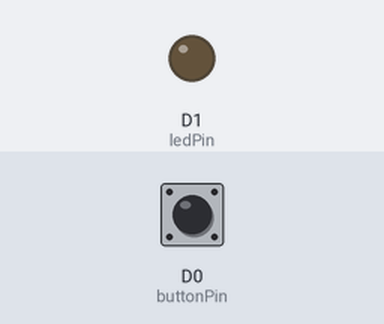
The sketch below on a simulated Particle Photon. On the bench: output pins drawn as LEDs (lit = HIGH). Inputs (shaded band) come from the test bench; at power-on: D0 (buttonPin) HIGH.

Above: at 1.2 s.
1.3 s: D0 (buttonPin) pulled LOW for 0.15 s
At 2.7 s:
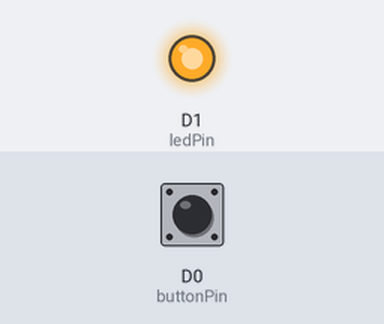
3.0 s: D0 (buttonPin) pulled LOW for 1 s
At 3.8 s:
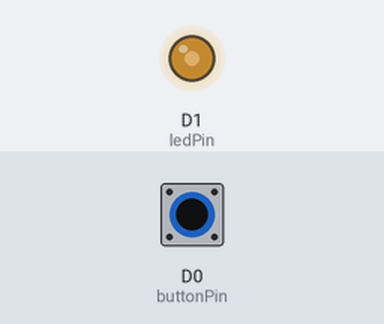
5.5 s: D0 (buttonPin) pulled LOW for 3.2 s
At 9.6 s:
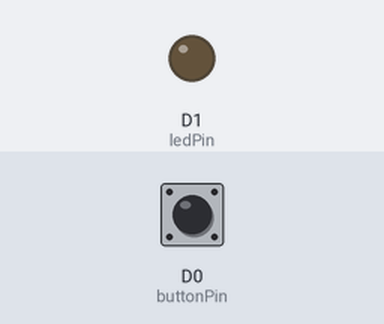
Timing chart, 0 to 11.1 s (numbered marks = the images above; inputs shaded):
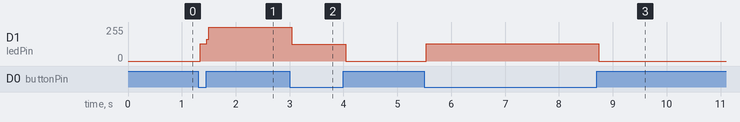

The sketch:

PushbuttonLEDToggle.ino
```cpp
// We will be using D1 to control our LED
int ledPin = D1;

// Our button wired to D0
int buttonPin = D0;

// store the current state of the light
int ledState = LOW;

void setup()
{

  // For input, we define the
  // pushbutton as an input-pullup
  // this uses an internal pullup resistor
  // to manage consistent reads from the device

  pinMode( buttonPin , INPUT_PULLUP); // sets pin as input

  // We also want to use the LED

  pinMode( ledPin , OUTPUT ); // sets pin as output

  // Share the LED state
  Particle.variable( "ledState", &ledState, INT );

}

void loop()
{
   // find out if the button is pushed
   // or not by reading from it.
   int buttonState = digitalRead( buttonPin );

  // remember that we have wired the pushbutton to
  // ground and are using a pulldown resistor
  // that means, when the button is pushed,
  // we will get a LOW signal
  // when the button is not pushed we'll get a HIGH

  // let's use that to set our LED on or off

  // Now let's toggle this

  // if the button is pushed...
  if( buttonState == LOW )
  {
      // if the lED is currently off
      if( ledState == LOW ){
        // turn it on
        digitalWrite( ledPin, HIGH);
        // and set the state
        ledState = HIGH;
      }else{
        // otherwise
        // turn it off
        digitalWrite( ledPin, LOW);
        // and set the state
        ledState = LOW;

      }

  }

}
```

Measured:
- after the input at 1.3 s, D1 (ledPin): 0/255 → 130/255 at once, → 255/255 0.12 s later
- after the input at 3.0 s, D1 (ledPin): 255/255 → 125/255 at once, → 0/255 1.0 s later
- after the input at 5.5 s, D1 (ledPin): 0/255 → 130/255 at once, → 0/255 3.2 s later
